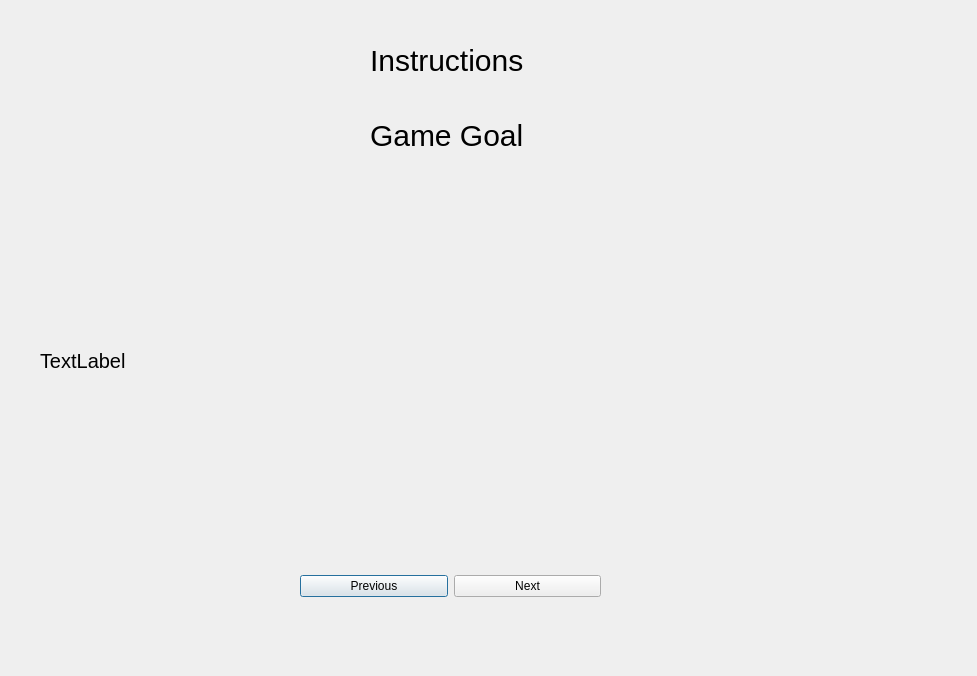
<?xml version="1.0" encoding="UTF-8"?>
<ui version="4.0">
 <class>instrhelp</class>
 <widget class="QDialog" name="instrhelp">
  <property name="geometry">
   <rect>
    <x>0</x>
    <y>0</y>
    <width>977</width>
    <height>676</height>
   </rect>
  </property>
  <property name="windowTitle">
   <string>Dialog</string>
  </property>
  <widget class="QLabel" name="explainlabel">
   <property name="geometry">
    <rect>
     <x>40</x>
     <y>190</y>
     <width>901</width>
     <height>341</height>
    </rect>
   </property>
   <property name="styleSheet">
    <string notr="true">font-size : 20px;</string>
   </property>
   <property name="text">
    <string>TextLabel</string>
   </property>
  </widget>
  <widget class="QLabel" name="label">
   <property name="geometry">
    <rect>
     <x>370</x>
     <y>30</y>
     <width>171</width>
     <height>61</height>
    </rect>
   </property>
   <property name="styleSheet">
    <string notr="true">font-size : 30px;</string>
   </property>
   <property name="text">
    <string>Instructions</string>
   </property>
  </widget>
  <widget class="QLabel" name="titlelabel">
   <property name="geometry">
    <rect>
     <x>370</x>
     <y>80</y>
     <width>311</width>
     <height>111</height>
    </rect>
   </property>
   <property name="styleSheet">
    <string notr="true">font-size : 30px;</string>
   </property>
   <property name="text">
    <string>Game Goal</string>
   </property>
  </widget>
  <widget class="QWidget" name="">
   <property name="geometry">
    <rect>
     <x>300</x>
     <y>570</y>
     <width>301</width>
     <height>32</height>
    </rect>
   </property>
   <layout class="QHBoxLayout" name="horizontalLayout">
    <item>
     <widget class="QPushButton" name="prev">
      <property name="text">
       <string>Previous</string>
      </property>
     </widget>
    </item>
    <item>
     <widget class="QPushButton" name="nxt">
      <property name="text">
       <string>Next</string>
      </property>
     </widget>
    </item>
   </layout>
  </widget>
 </widget>
 <resources/>
 <connections/>
</ui>
